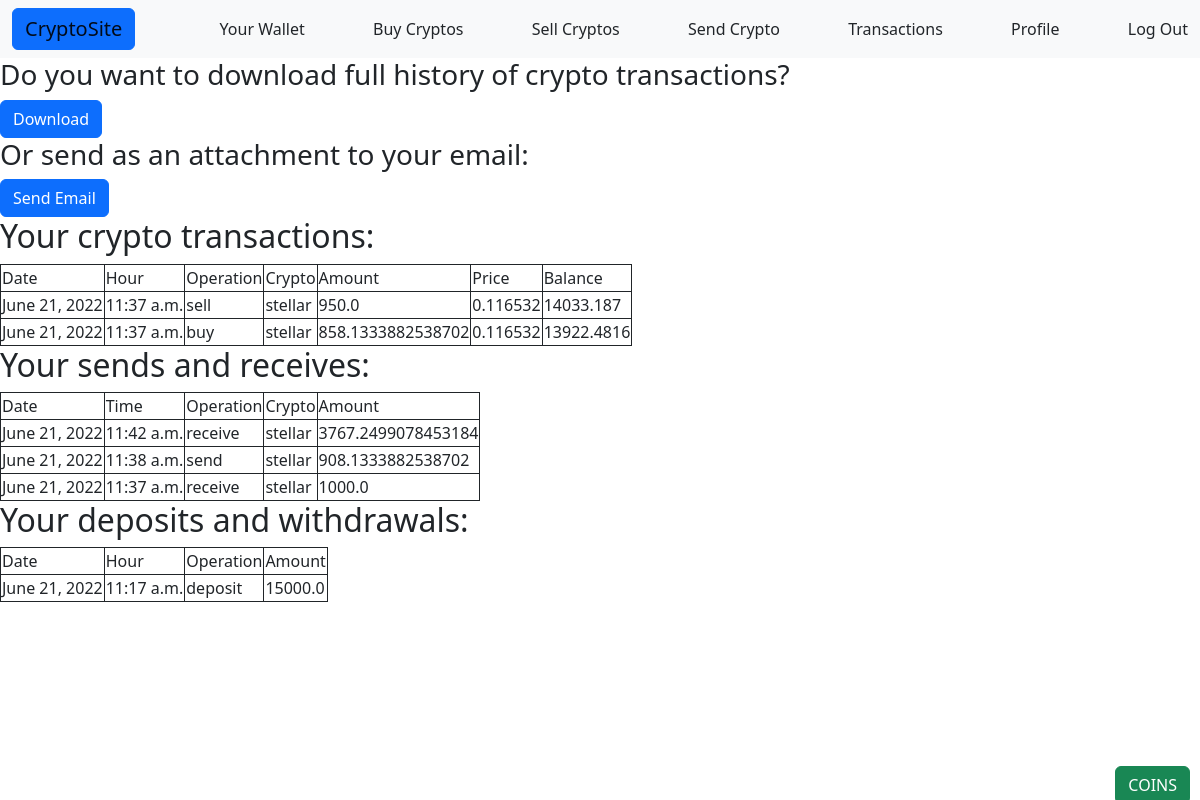
/transactions/ (signed in), run on the app's committed database.
### crypto/models.py (models this page shows, shortened)
class Transaction(models.Model):
    user = models.ForeignKey(
            User, on_delete=models.CASCADE, null=True, blank=True)
    day_created = models.DateField()
    time_created = models.TimeField()
    type = models.CharField(max_length=30)
    coin = models.CharField(max_length=30)
    quantityCrypto = models.FloatField()
    price = models.FloatField()
    balance_after = models.FloatField()
    class Meta:
        ordering = ['-day_created', '-time_created']

class SendReceive_Transaction(models.Model):
    user = models.ForeignKey(
            User, on_delete=models.CASCADE, null=True, blank=True)
    day_created = models.DateField()
    time_created = models.TimeField()
    type = models.CharField(max_length=15)
    cryptoName = models.CharField(max_length=30)
    quantity = models.FloatField()
    class Meta:
        ordering = ['-day_created', '-time_created']

class DepositWithdraw_Transaction(models.Model):
    user = models.ForeignKey(
            User, on_delete=models.CASCADE, null=True, blank=True)
    day_created = models.DateField()
    time_created = models.TimeField()
    type = models.CharField(max_length=15)
    quantity = models.FloatField()
    class Meta:
        ordering = ['-day_created', '-time_created']

### crypto/views.py (the view)
# urls.py: path('transactions/', transactions_history, name='transactions'),
@login_required(login_url='/login')
def transactions_history(request):
    user_transactions = Transaction.objects.filter(user=request.user)
    user_deposit_withdraw_transactions = DepositWithdraw_Transaction.objects.filter(user=request.user)
    user_sendreceive_transactions = SendReceive_Transaction.objects.filter(user=request.user)
    return render(request, 'transactions.html', {
        'transactions': user_transactions,
        'deposit_withdraw': user_deposit_withdraw_transactions,
        'send_receive': user_sendreceive_transactions,
    })

### crypto/templates/transactions.html (shortened to what this page needs)
{% extends 'base.html' %}
{% load static %}
    {% block content %}
    <h3>Do you want to download full history of crypto transactions?</h3>
    <a class="btn btn-primary" href="{% url 'pdftransactions' %}">Download</a>
    <h3>Or send as an attachment to your email: </h3>
    <a class="btn btn-primary" href="{% url 'emailatt' %}">Send Email</a>
    <h2>Your crypto transactions: </h2>
        <table>
            <td>Date</td>
            <td>Hour</td>
            <td>Operation</td>
            <td>Crypto</td>
            <td>Amount</td>
            <td>Price</td>
            <td>Balance</td>
            {% for i in transactions %}
            <tr>
                <td>{{ i.day_created }}</td>
                <td>{{ i.time_created }}</td>
                <td>{{ i.type }}</td>
                <td>{{ i.coin }}</td>
                <td>{{ i.quantityCrypto }}</td>
                <td>{{ i.price }}</td>
                <td>{{ i.balance_after }}</td>
            </tr>
            {% endfor %}
        </table>
        <h2>Your sends and receives: </h2>
        <table>
            <td>Date</td>
            <td>Time</td>
            <td>Operation</td>
            <td>Crypto</td>
            <td>Amount</td>
            {% for i in send_receive %}
            <tr>
                <td>{{ i.day_created }}</td>
                <td>{{ i.time_created }}</td>
                <td>{{ i.type }}</td>
                <td>{{ i.cryptoName }}</td>
                <td>{{ i.quantity }}</td>
            </tr>
            {% endfor %}
        </table>
        <h2>Your deposits and withdrawals:</h2>
        <table>
            <td>Date</td>
            <td>Hour</td>
            <td>Operation</td>
            <td>Amount</td>
        {% for i in deposit_withdraw %}
        <tr>
            <td>{{ i.day_created }}</td>
            <td>{{ i.time_created }}</td>
            <td>{{ i.type }}</td>
            <td>{{ i.quantity }}</td>
        </tr>
        {% endfor %}
        </table>
    {% endblock content %}

### crypto/static/crypto/styles/base.css (style rules this page uses)
body { background-color: white; }
.tr, th, td { border: 1px solid; }

### data on the page
Transaction: day_created "June 21, 2022", time_created "11:37 a.m.", type "sell", coin "stellar", quantityCrypto "950.0", price "0.116532", balance_after "14033.187"
Transaction: day_created "June 21, 2022", time_created "11:37 a.m.", type "buy", coin "stellar", quantityCrypto "858.1333882538702", price "0.116532", balance_after "13922.4816"
SendReceive_Transaction: day_created "June 21, 2022", time_created "11:42 a.m.", type "receive", cryptoName "stellar", quantity "3767.2499078453184"
SendReceive_Transaction: day_created "June 21, 2022", time_created "11:38 a.m.", type "send", cryptoName "stellar", quantity "908.1333882538702"
SendReceive_Transaction: day_created "June 21, 2022", time_created "11:37 a.m.", type "receive", cryptoName "stellar", quantity "1000.0"
DepositWithdraw_Transaction: day_created "June 21, 2022", time_created "11:17 a.m.", type "deposit", quantity "15000.0"
